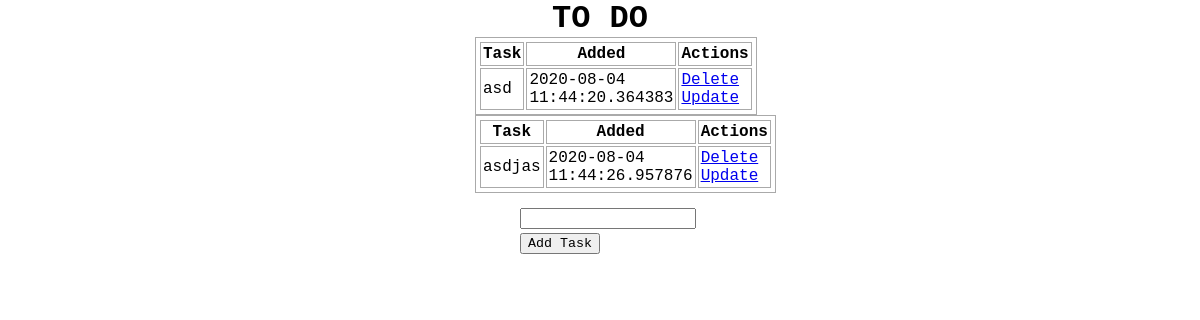
The page /data/1 on the database as committed earlier.
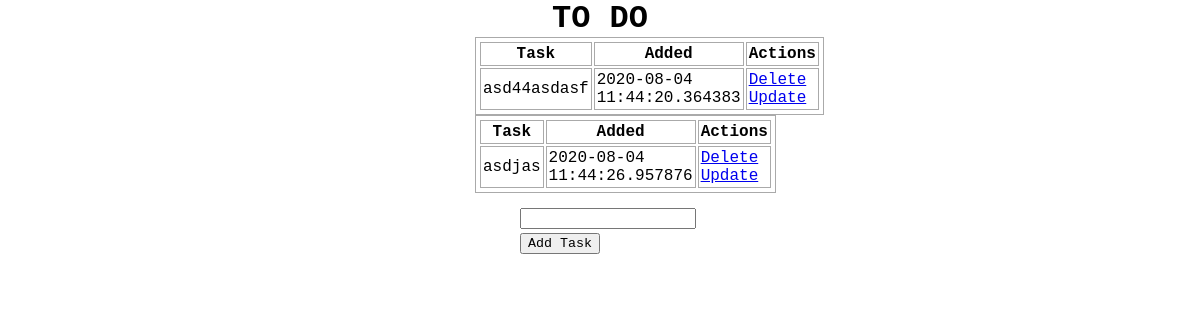
The same page on the database as committed later.
### main.py (models this page shows, shortened)
class Todo(db.Model):
    __bind__="todo"
    id = db.Column(db.Integer, primary_key=True)
    user_id = db.Column(db.Integer)
    content = db.Column(db.String(200), nullable=False)
    date_created = db.Column(db.DateTime, default=datetime.utcnow)

### main.py (the view)
@app.route('/data/<string:id>', methods=['POST', 'GET'])
def index(id): #To DO page
    if request.method == 'POST':
        task_content = request.form['content']
        new_task = Todo(content=task_content,user_id=int(id))
        try:
            db.session.add(new_task)
            db.session.commit()
            return redirect('/data/'+id)
        except:
            return 'There was an issue adding your task'
    else:
        tasks = Todo.query.order_by(Todo.date_created).all()
        found=0
        todo=[]
        for task in tasks:
            print(task.user_id)
            if task.user_id == int(id):
                todo.append(task)
                found=1
        if found == 1:
            return render_template('data.html', tasks=todo, user_id=id)
        return render_template('data.html', u)

### templates/data.html
{% extends 'index.html' %}
{% block body %}
<div class="content">
    <h1 style="text-align: center">TO DO</h1>
    {% for task in tasks%}
    <table>
        <tr>
            <th>Task </th>
            <th>Added </th>
            <th>Actions</th>
        </tr>
            <tr>
                <td>{{task.content}}</td>
                <td>{{task.date_created}}</td>
                <td>
                    <a href="/delete/{{user_id}}/{{task.id}}">Delete</a>
                    <br>
                    <a href="/update/{{user_id}}/{{task.id}}/{{task.content}}">Update</a>
                </td>
            </tr>
    </table>
    {% endfor %}
    <div class="form">
        <form action="/data/{{user_id}}" method="POST">
            <div class="input">
            <input type="text" name="content" id="content">
            </div>
            <div class="submit">
            <input type="submit" value="Add Task" id="submit">
            </div>
        </form>
    </div>
</div>
{% endblock %}

### templates/index.html (shortened to what this page needs)
<!DOCTYPE html>
<html lang="en">
<head>
    <link rel= "stylesheet" href="{{url_for('static', filename='css/main.css')}}">
</head>
<body>
    {% block body %}
    {% endblock  %}
</body>
</html>

### static/css/main.css (style rules this page uses)
* { margin: 0; font-family: 'Courier New', Courier, monospace; }
.content { margin: 0 auto; width: 250px; position: relative; }
table, td, th { border: 1px solid #aaa; padding: 2px; }
.form { margin-top: 15px; margin-left: 45px; position: absolute ; }
.submit { position: absolute; top: 120%; }

Rows that differ between the two databases and show on the page:
changed Todo: content "asd" → "asd44asdasf"
